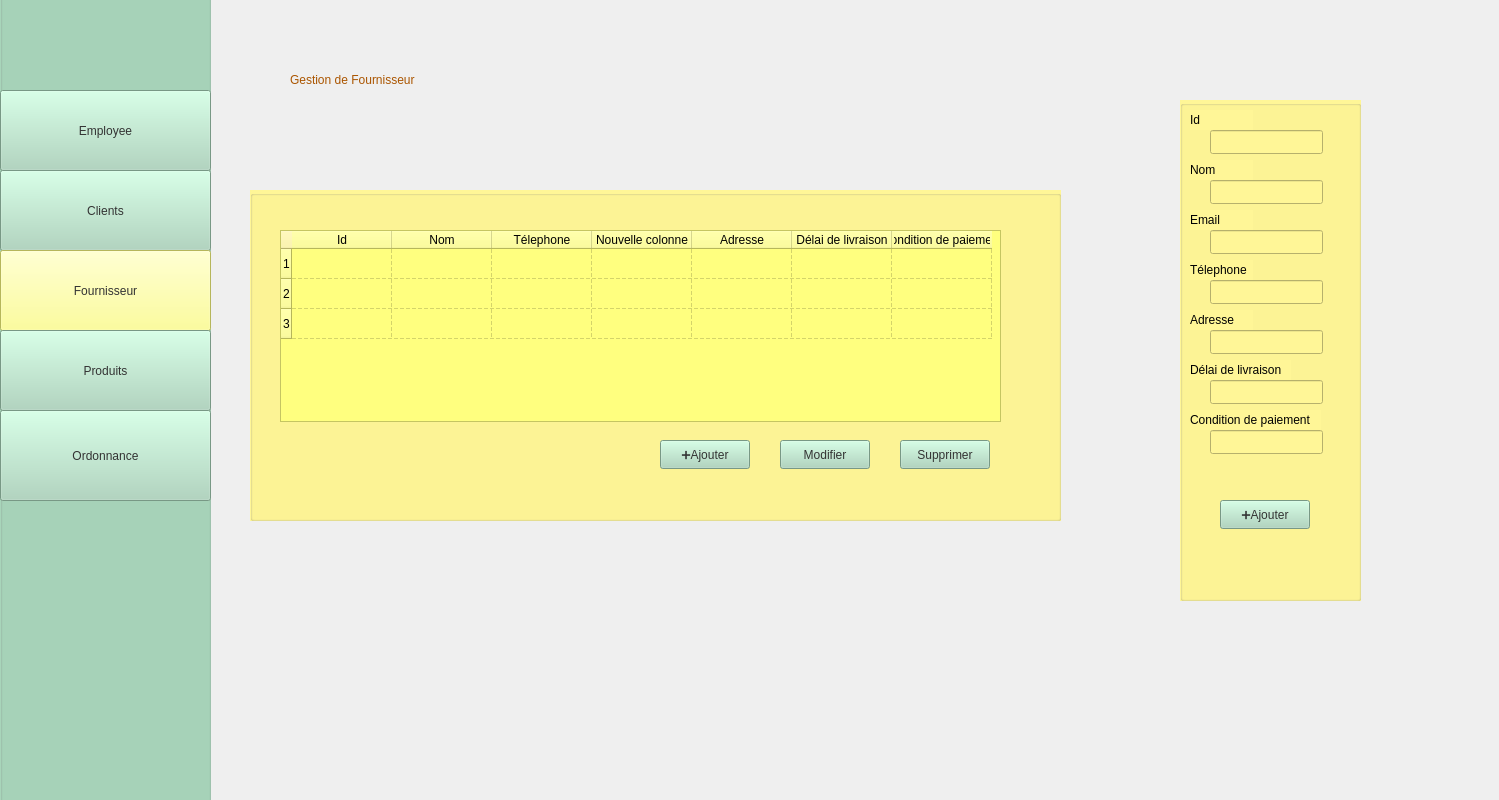
<?xml version="1.0" encoding="UTF-8"?>
<ui version="4.0">
 <class>MainWindow</class>
 <widget class="QMainWindow" name="MainWindow">
  <property name="geometry">
   <rect>
    <x>0</x>
    <y>0</y>
    <width>1499</width>
    <height>800</height>
   </rect>
  </property>
  <property name="windowTitle">
   <string>MainWindow</string>
  </property>
  <property name="styleSheet">
   <string notr="true">QWidget {
    background: qlineargradient(
        x1:0, y1:0,
        x2:0, y2:1,
        stop:0 #a8d9d0,
        stop:0.5 #d3e9d4,
        stop:1 #f2e1c9
    );
}
</string>
  </property>
  <widget class="QWidget" name="centralwidget">
   <widget class="QGroupBox" name="groupBox">
    <property name="geometry">
     <rect>
      <x>0</x>
      <y>-10</y>
      <width>211</width>
      <height>921</height>
     </rect>
    </property>
    <property name="styleSheet">
     <string notr="true">background-color: rgb(168, 213, 186);</string>
    </property>
    <property name="title">
     <string/>
    </property>
    <widget class="QPushButton" name="pushButton">
     <property name="geometry">
      <rect>
       <x>0</x>
       <y>100</y>
       <width>211</width>
       <height>81</height>
      </rect>
     </property>
     <property name="styleSheet">
      <string notr="true">background-color: rgb(168, 213, 186);
color: rgb(51, 51, 51);</string>
     </property>
     <property name="text">
      <string>Employee</string>
     </property>
     <property name="iconSize">
      <size>
       <width>150</width>
       <height>150</height>
      </size>
     </property>
    </widget>
    <widget class="QPushButton" name="pushButton_2">
     <property name="geometry">
      <rect>
       <x>0</x>
       <y>180</y>
       <width>211</width>
       <height>81</height>
      </rect>
     </property>
     <property name="styleSheet">
      <string notr="true">background-color: rgb(168, 213, 186);
color: rgb(51, 51, 51);</string>
     </property>
     <property name="text">
      <string>Clients</string>
     </property>
     <property name="iconSize">
      <size>
       <width>191</width>
       <height>101</height>
      </size>
     </property>
    </widget>
    <widget class="QPushButton" name="pushButton_3">
     <property name="geometry">
      <rect>
       <x>0</x>
       <y>260</y>
       <width>211</width>
       <height>81</height>
      </rect>
     </property>
     <property name="styleSheet">
      <string notr="true">background-color: rgb(168, 213, 186);
background-color: rgb(255, 255, 127);
color: rgb(51, 51, 51);</string>
     </property>
     <property name="text">
      <string>Fournisseur</string>
     </property>
    </widget>
    <widget class="QPushButton" name="pushButton_4">
     <property name="geometry">
      <rect>
       <x>0</x>
       <y>340</y>
       <width>211</width>
       <height>81</height>
      </rect>
     </property>
     <property name="styleSheet">
      <string notr="true">background-color: rgb(168, 213, 186);
color: rgb(51, 51, 51);</string>
     </property>
     <property name="text">
      <string>Produits</string>
     </property>
    </widget>
    <widget class="QPushButton" name="pushButton_5">
     <property name="geometry">
      <rect>
       <x>0</x>
       <y>420</y>
       <width>211</width>
       <height>91</height>
      </rect>
     </property>
     <property name="styleSheet">
      <string notr="true">background-color: rgb(168, 213, 186);
color: rgb(51, 51, 51);
</string>
     </property>
     <property name="text">
      <string>Ordonnance</string>
     </property>
    </widget>
   </widget>
   <widget class="QGroupBox" name="groupBox_3">
    <property name="geometry">
     <rect>
      <x>1180</x>
      <y>100</y>
      <width>181</width>
      <height>501</height>
     </rect>
    </property>
    <property name="styleSheet">
     <string notr="true">color: rgb(0, 0, 0);
background-color: rgb(255, 246, 151);</string>
    </property>
    <property name="title">
     <string/>
    </property>
    <widget class="QLabel" name="label_3">
     <property name="geometry">
      <rect>
       <x>10</x>
       <y>10</y>
       <width>63</width>
       <height>20</height>
      </rect>
     </property>
     <property name="text">
      <string>Id</string>
     </property>
    </widget>
    <widget class="QLabel" name="label_4">
     <property name="geometry">
      <rect>
       <x>10</x>
       <y>60</y>
       <width>63</width>
       <height>20</height>
      </rect>
     </property>
     <property name="text">
      <string>Nom</string>
     </property>
    </widget>
    <widget class="QLabel" name="label_5">
     <property name="geometry">
      <rect>
       <x>10</x>
       <y>110</y>
       <width>63</width>
       <height>20</height>
      </rect>
     </property>
     <property name="text">
      <string>Email</string>
     </property>
    </widget>
    <widget class="QLabel" name="label_6">
     <property name="geometry">
      <rect>
       <x>10</x>
       <y>160</y>
       <width>63</width>
       <height>20</height>
      </rect>
     </property>
     <property name="text">
      <string>Télephone</string>
     </property>
    </widget>
    <widget class="QLabel" name="label_7">
     <property name="geometry">
      <rect>
       <x>10</x>
       <y>210</y>
       <width>63</width>
       <height>20</height>
      </rect>
     </property>
     <property name="text">
      <string>Adresse</string>
     </property>
    </widget>
    <widget class="QLabel" name="label_8">
     <property name="geometry">
      <rect>
       <x>10</x>
       <y>260</y>
       <width>101</width>
       <height>20</height>
      </rect>
     </property>
     <property name="text">
      <string>Délai de livraison</string>
     </property>
    </widget>
    <widget class="QPushButton" name="pushButton_11">
     <property name="geometry">
      <rect>
       <x>40</x>
       <y>400</y>
       <width>90</width>
       <height>29</height>
      </rect>
     </property>
     <property name="styleSheet">
      <string notr="true">background-color: rgb(168, 213, 186);
color: rgb(51, 51, 51);</string>
     </property>
     <property name="text">
      <string>➕Ajouter</string>
     </property>
    </widget>
    <widget class="QLineEdit" name="lineEdit">
     <property name="geometry">
      <rect>
       <x>30</x>
       <y>30</y>
       <width>113</width>
       <height>24</height>
      </rect>
     </property>
    </widget>
    <widget class="QLineEdit" name="lineEdit_2">
     <property name="geometry">
      <rect>
       <x>30</x>
       <y>80</y>
       <width>113</width>
       <height>24</height>
      </rect>
     </property>
    </widget>
    <widget class="QLineEdit" name="lineEdit_3">
     <property name="geometry">
      <rect>
       <x>30</x>
       <y>130</y>
       <width>113</width>
       <height>24</height>
      </rect>
     </property>
    </widget>
    <widget class="QLineEdit" name="lineEdit_4">
     <property name="geometry">
      <rect>
       <x>30</x>
       <y>180</y>
       <width>113</width>
       <height>24</height>
      </rect>
     </property>
    </widget>
    <widget class="QLineEdit" name="lineEdit_5">
     <property name="geometry">
      <rect>
       <x>30</x>
       <y>230</y>
       <width>113</width>
       <height>24</height>
      </rect>
     </property>
    </widget>
    <widget class="QLineEdit" name="lineEdit_6">
     <property name="geometry">
      <rect>
       <x>30</x>
       <y>280</y>
       <width>113</width>
       <height>24</height>
      </rect>
     </property>
    </widget>
    <widget class="QLabel" name="label_9">
     <property name="geometry">
      <rect>
       <x>10</x>
       <y>310</y>
       <width>131</width>
       <height>20</height>
      </rect>
     </property>
     <property name="text">
      <string>Condition de paiement</string>
     </property>
    </widget>
    <widget class="QLineEdit" name="lineEdit_7">
     <property name="geometry">
      <rect>
       <x>30</x>
       <y>330</y>
       <width>113</width>
       <height>24</height>
      </rect>
     </property>
    </widget>
   </widget>
   <widget class="QGroupBox" name="groupBox_2">
    <property name="geometry">
     <rect>
      <x>250</x>
      <y>190</y>
      <width>811</width>
      <height>331</height>
     </rect>
    </property>
    <property name="styleSheet">
     <string notr="true">border-top-color: rgb(255, 227, 181);
background-color: rgb(255, 246, 151);</string>
    </property>
    <property name="title">
     <string/>
    </property>
    <widget class="QPushButton" name="pushButton_6">
     <property name="geometry">
      <rect>
       <x>410</x>
       <y>250</y>
       <width>90</width>
       <height>29</height>
      </rect>
     </property>
     <property name="styleSheet">
      <string notr="true">background-color: rgb(168, 213, 186);
color: rgb(51, 51, 51);

</string>
     </property>
     <property name="text">
      <string>➕Ajouter</string>
     </property>
    </widget>
    <widget class="QPushButton" name="pushButton_7">
     <property name="geometry">
      <rect>
       <x>530</x>
       <y>250</y>
       <width>90</width>
       <height>29</height>
      </rect>
     </property>
     <property name="styleSheet">
      <string notr="true">background-color: rgb(168, 213, 186);
color: rgb(51, 51, 51);</string>
     </property>
     <property name="text">
      <string>Modifier</string>
     </property>
    </widget>
    <widget class="QPushButton" name="pushButton_8">
     <property name="geometry">
      <rect>
       <x>650</x>
       <y>250</y>
       <width>90</width>
       <height>29</height>
      </rect>
     </property>
     <property name="styleSheet">
      <string notr="true">background-color: rgb(168, 213, 186);
color: rgb(51, 51, 51);</string>
     </property>
     <property name="text">
      <string>Supprimer</string>
     </property>
    </widget>
    <widget class="QTableWidget" name="tableWidget_2">
     <property name="geometry">
      <rect>
       <x>30</x>
       <y>40</y>
       <width>721</width>
       <height>192</height>
      </rect>
     </property>
     <property name="acceptDrops">
      <bool>false</bool>
     </property>
     <property name="styleSheet">
      <string notr="true">background-color: rgb(255, 255, 127);</string>
     </property>
     <property name="gridStyle">
      <enum>Qt::PenStyle::DashLine</enum>
     </property>
     <property name="cornerButtonEnabled">
      <bool>true</bool>
     </property>
     <property name="rowCount">
      <number>3</number>
     </property>
     <row/>
     <row/>
     <row/>
     <column>
      <property name="text">
       <string>Id</string>
      </property>
     </column>
     <column>
      <property name="text">
       <string>Nom</string>
      </property>
     </column>
     <column>
      <property name="text">
       <string>Télephone</string>
      </property>
     </column>
     <column>
      <property name="text">
       <string>Nouvelle colonne</string>
      </property>
     </column>
     <column>
      <property name="text">
       <string>Adresse</string>
      </property>
     </column>
     <column>
      <property name="text">
       <string>Délai de livraison</string>
      </property>
     </column>
     <column>
      <property name="text">
       <string>Condition de paiement</string>
      </property>
     </column>
    </widget>
   </widget>
   <widget class="QLabel" name="label_10">
    <property name="geometry">
     <rect>
      <x>290</x>
      <y>70</y>
      <width>231</width>
      <height>20</height>
     </rect>
    </property>
    <property name="styleSheet">
     <string notr="true">color: rgb(170, 85, 0);
font: 700 16pt &quot;Segoe UI&quot;;</string>
    </property>
    <property name="text">
     <string>Gestion de Fournisseur</string>
    </property>
   </widget>
  </widget>
 </widget>
 <resources/>
 <connections/>
</ui>
